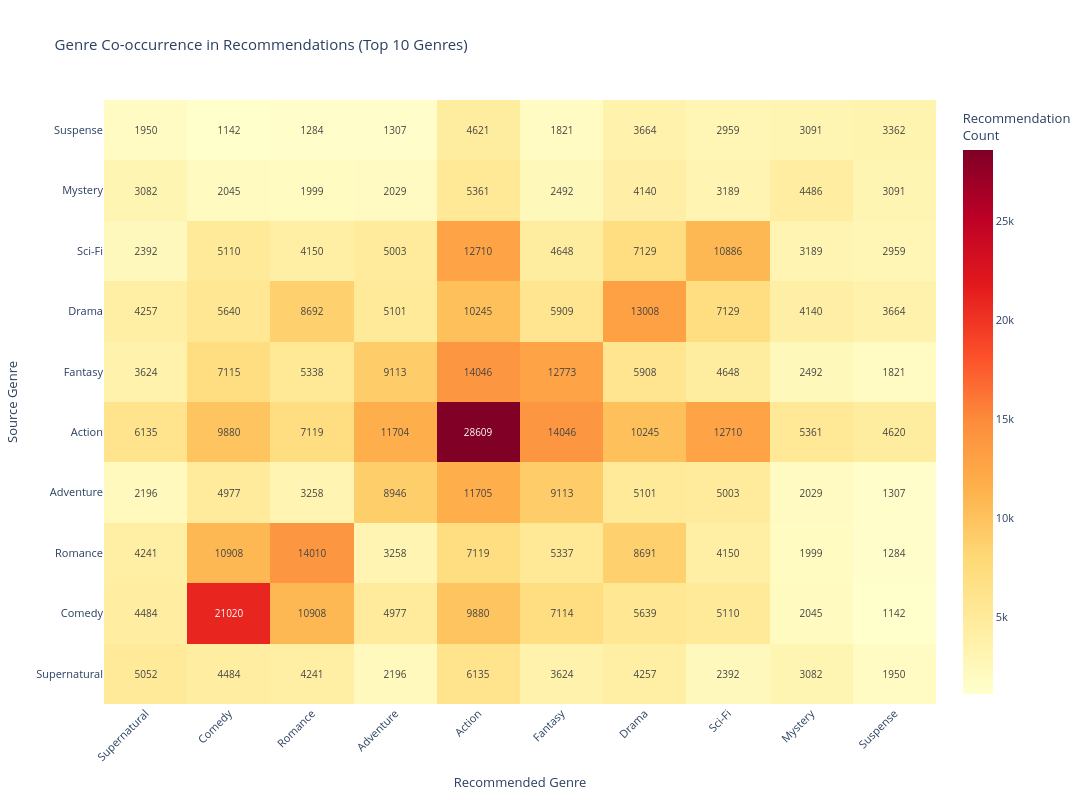

Source (notebook cell):
### Markdown cell above
### The Character Efficiency Paradox

This isn't about which genres are popular, it's about **character-to-emotion conversion efficiency.** How many favorites does each character generate?

**Suspense wins big:** Highest favorites with the smallest rosters. Every character must matter because the genre demands psychological depth.  
No throwaway characters in psychological thrillers.

**Award Winning = Character Memorability:** You win awards for characters that haunt viewers, not plots.  
These anime treat characters as literature, complex beings worth extended exploration.

**Action's anomaly:** Third place despite largest cast. Action characters don't need depth to be beloved, a signature fighting style creates attachment.  
Multiple pathways to connection mean huge casts work.

**Comedy's disconnect:** Comedy characters are enjoyed but rarely "favorited." They're functional, they make you laugh without making you cry.  
Archetypes, not personalities.

**Mystery's weakness:** The puzzle overshadows the person. Viewers remember the twist, not always who delivered it.

**The lesson:** Small cast with deep investment beats large cast with shallow investment, but genre must support that strategy.

Let's see if this intuition can guide us further into the success of an anime.  
Here is how genres occurs in terms of reccomendations.

### Code cell
fig = gu.recommendation_genre_cooccurrence()
fig.show()

### Figure 1 — Plotly figure (JSON) as saved in the notebook; plotly's stock layout.template omitted (floating-point values rounded to 4 significant figures)
{"data": [{"colorbar": {"title": {"text": "Recommendation<br>Count"}}, "colorscale": [[0, "rgb(255,255,204)"], [0.125, "rgb(255,237,160)"], [0.25, "rgb(254,217,118)"], [0.375, "rgb(254,178,76)"], [0.5, "rgb(253,141,60)"], [0.625, "rgb(252,78,42)"], [0.75, "rgb(227,26,28)"], [0.875, "rgb(189,0,38)"], [1, "rgb(128,0,38)"]], "hovertemplate": "<b>%{y}</b> → <b>%{x}</b><br>Recommendations: %{z: ,.0f}<br><extra></extra>", "text": [[5052.0, 4484.0, 4241.0, 2196.0, 6135.0, 3624.0, 4257.0, 2392.0, 3082.0, 1950.0], [4484.0, 21020.0, 10910.0, 4977.0, 9880.0, 7114.0, 5639.0, 5110.0, 2045.0, 1142.0], [4241.0, 10910.0, 14010.0, 3258.0, 7119.0, 5337.0, 8691.0, 4150.0, 1999.0, 1284.0], [2196.0, 4977.0, 3258.0, 8946.0, 11700.0, 9113.0, 5101.0, 5003.0, 2029.0, 1307.0], [6135.0, 9880.0, 7119.0, 11700.0, 28610.0, 14050.0, 10240.0, 12710.0, 5361.0, 4620.0], [3624.0, 7115.0, 5338.0, 9113.0, 14050.0, 12770.0, 5908.0, 4648.0, 2492.0, 1821.0], [4257.0, 5640.0, 8692.0, 5101.0, 10240.0, 5909.0, 13010.0, 7129.0, 4140.0, 3664.0], [2392.0, 5110.0, 4150.0, 5003.0, 12710.0, 4648.0, 7129.0, 10890.0, 3189.0, 2959.0], [3082.0, 2045.0, 1999.0, 2029.0, 5361.0, 2492.0, 4140.0, 3189.0, 4486.0, 3091.0], [1950.0, 1142.0, 1284.0, 1307.0, 4621.0, 1821.0, 3664.0, 2959.0, 3091.0, 3362.0]], "textfont": {"size": 10}, "texttemplate": "%{text: ,.0f}", "type": "heatmap", "x": ["Supernatural", "Comedy", "Romance", "Adventure", "Action", "Fantasy", "Drama", "Sci-Fi", "Mystery", "Suspense"], "y": ["Supernatural", "Comedy", "Romance", "Adventure", "Action", "Fantasy", "Drama", "Sci-Fi", "Mystery", "Suspense"], "z": [[5052.0, 4484.0, 4241.0, 2196.0, 6135.0, 3624.0, 4257.0, 2392.0, 3082.0, 1950.0], [4484.0, 21020.0, 10910.0, 4977.0, 9880.0, 7114.0, 5639.0, 5110.0, 2045.0, 1142.0], [4241.0, 10910.0, 14010.0, 3258.0, 7119.0, 5337.0, 8691.0, 4150.0, 1999.0, 1284.0], [2196.0, 4977.0, 3258.0, 8946.0, 11700.0, 9113.0, 5101.0, 5003.0, 2029.0, 1307.0], [6135.0, 9880.0, 7119.0, 11700.0, 28610.0, 14050.0, 10240.0, 12710.0, 5361.0, 4620.0], [3624.0, 7115.0, 5338.0, 9113.0, 14050.0, 12770.0, 5908.0, 4648.0, 2492.0, 1821.0], [4257.0, 5640.0, 8692.0, 5101.0, 10240.0, 5909.0, 13010.0, 7129.0, 4140.0, 3664.0], [2392.0, 5110.0, 4150.0, 5003.0, 12710.0, 4648.0, 7129.0, 10890.0, 3189.0, 2959.0], [3082.0, 2045.0, 1999.0, 2029.0, 5361.0, 2492.0, 4140.0, 3189.0, 4486.0, 3091.0], [1950.0, 1142.0, 1284.0, 1307.0, 4621.0, 1821.0, 3664.0, 2959.0, 3091.0, 3362.0]]}], "layout": {"font": {"size": 11}, "height": 800, "title": {"text": "Genre Co-occurrence in Recommendations (Top 10 Genres)"}, "width": 1200, "xaxis": {"tickangle": -45, "title": {"text": "Recommended Genre"}}, "yaxis": {"title": {"text": "Source Genre"}}}}
